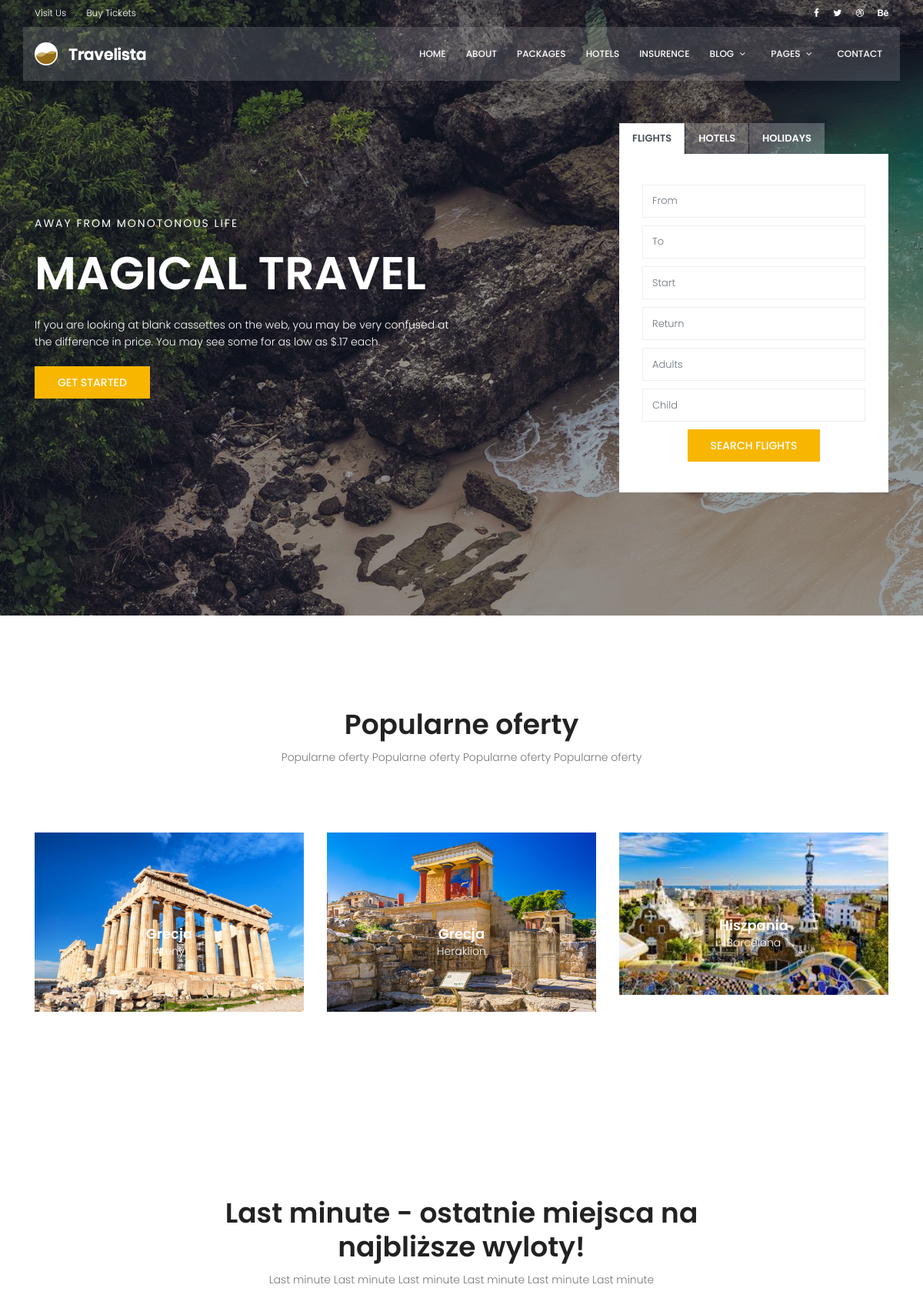
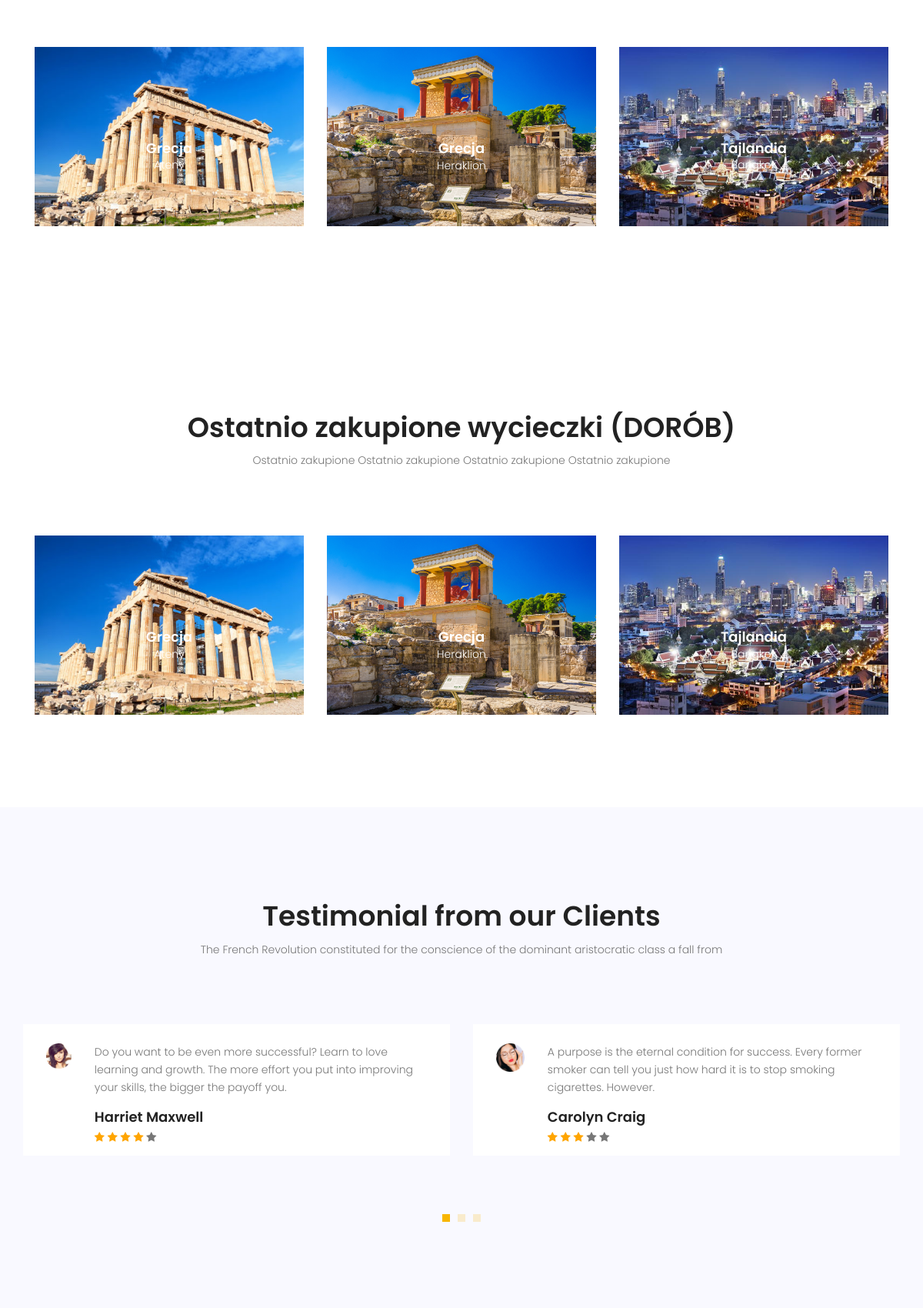
The page / (upper part) on the database its author committed (2 pictures, top to bottom).
### core/models.py (models this page shows, shortened)
class Trip(models.Model):
    departure_city = models.ForeignKey(City, on_delete=models.CASCADE, related_name='departure_city_trips')
    departure_airport = models.ForeignKey(Airport, on_delete=models.CASCADE, related_name='departure_airport_trips')
    arrival_city = models.ForeignKey(City, on_delete=models.CASCADE, related_name='arrival_city_trips')
    arrival_hotel = models.ForeignKey(Hotel, on_delete=models.CASCADE, related_name='arrival_hotel_trips')
    arrival_airport = models.ForeignKey(Airport, on_delete=models.CASCADE, related_name='arrival_airport_trips')
    departure_date = models.DateTimeField()
    arrival_date = models.DateTimeField()
    return_date = models.DateTimeField()
    catering_option = models.CharField(choices=CATERING_OPTIONS, max_length=20)
    price_for_adult = models.DecimalField(decimal_places=2, max_digits=6)
    price_for_child = models.DecimalField(decimal_places=2, max_digits=6)
    promoted = models.BooleanField(default=False)
    adults_number = models.IntegerField(default=0)
    kids_number = models.IntegerField(default=0)

class City(models.Model):
    name = models.CharField(max_length=100)
    country = models.ForeignKey(Country, on_delete=models.CASCADE, related_name='cities')
    city_image = models.FileField(upload_to=get_city_image_path, null=True)
    class Meta:
        ordering = ['name']
    def __str__(self):
        return self.name

class Country(models.Model):
    name = models.CharField(max_length=50)
    continent = models.ForeignKey(Continent, on_delete=models.CASCADE, related_name='countries')
    class Meta:
        ordering = ['name']
    def __str__(self):
        return self.name

### core/views.py (the view)
# urls.py: path('', TripListView.as_view(), name='trip_list'),
class TripListView(ListView):
    model = Trip
    template_name = 'core/index.html'
    def get_context_data(self, *, object_list=None, **kwargs):
        context = super().get_context_data()
        context['promoted_trips'] = Trip.objects.filter(promoted=True)
        context['last_minute_trips'] = Trip.objects.filter(departure_date__lt=now() + datetime.timedelta(30))
        return context

### core/templates/core/index.html (shortened to what this page needs)
{% load static %}
	<!DOCTYPE html>
	<html lang="zxx" class="no-js">
	<head>
			<link rel="stylesheet" href="{% static 'css/linearicons.css' %}">
			<link rel="stylesheet" href="{% static 'css/font-awesome.min.css' %}">
			<link rel="stylesheet" href="{% static 'css/bootstrap.css' %}">
			<link rel="stylesheet" href="{% static 'css/magnific-popup.css' %}">
			<link rel="stylesheet" href="{% static 'css/jquery-ui.css' %}">
			<link rel="stylesheet" href="{% static 'css/nice-select.css' %}">
			<link rel="stylesheet" href="{% static 'css/animate.min.css' %}">
			<link rel="stylesheet" href="{% static 'css/owl.carousel.css' %}">
			<link rel="stylesheet" href="{% static 'css/main.css' %}">
		</head>
		<body>
			<header id="header">
				<div class="header-top">
					<div class="container">
			  		<div class="row align-items-center">
			  			<div class="col-lg-6 col-sm-6 col-6 header-top-left">
			  				<ul>
			  					<li><a href="#">Visit Us</a></li>
			  					<li><a href="#">Buy Tickets</a></li>
			  				</ul>
			  			</div>
			  			<div class="col-lg-6 col-sm-6 col-6 header-top-right">
							<div class="header-social">
								<a href="#"><i class="fa fa-facebook"></i></a>
								<a href="#"><i class="fa fa-twitter"></i></a>
								<a href="#"><i class="fa fa-dribbble"></i></a>
								<a href="#"><i class="fa fa-behance"></i></a>
							</div>
			  			</div>
			  		</div>
					</div>
				</div>
				<div class="container main-menu">
					<div class="row align-items-center justify-content-between d-flex">
				      <div id="logo">
				        <a href="{% url 'trip_list' %}"><img src="{% static 'img/logo.png' %}" alt="" title="" /></a>
				      </div>
				      <nav id="nav-menu-container">
				        <ul class="nav-menu">
				          <li><a href="{% url 'trip_list' %}">Home</a></li>
				          <li><a href="about.html">About</a></li>
				          <li><a href="packages.html">Packages</a></li>
				          <li><a href="hotels.html">Hotels</a></li>
				          <li><a href="insurance.html">Insurence</a></li>
				          <li class="menu-has-children"><a href="">Blog</a>
				          </li>
				          <li class="menu-has-children"><a href="">Pages</a>
				          </li>
				          <li><a href="contact.html">Contact</a></li>
				        </ul>
				      </nav>
					</div>
				</div>
			</header>
			<section class="banner-area relative">
				<div class="overlay overlay-bg"></div>
				<div class="container">
					<div class="row fullscreen align-items-center justify-content-between">
						<div class="col-lg-6 col-md-6 banner-left">
							<h6 class="text-white">Away from monotonous life</h6>
							<h1 class="text-white">Magical Travel</h1>
							<p class="text-white">
								If you are looking at blank cassettes on the web, you may be very confused at the difference in price. You may see some for as low as $.17 each.
							</p>
							<a href="#" class="primary-btn text-uppercase">Get Started</a>
						</div>
						<div class="col-lg-4 col-md-6 banner-right">
							<ul class="nav nav-tabs" id="myTab" role="tablist">
							  <li class="nav-item">
							    <a class="nav-link active" id="flight-tab" data-toggle="tab" href="#flight" role="tab" aria-controls="flight" aria-selected="true">Flights</a>
							  </li>
							  <li class="nav-item">
							    <a class="nav-link" id="hotel-tab" data-toggle="tab" href="#hotel" role="tab" aria-controls="hotel" aria-selected="false">Hotels</a>
							  </li>
							  <li class="nav-item">
							    <a class="nav-link" id="holiday-tab" data-toggle="tab" href="#holiday" role="tab" aria-controls="holiday" aria-selected="false">Holidays</a>
							  </li>
							</ul>
							<div class="tab-content" id="myTabContent">
							  <div class="tab-pane fade show active" id="flight" role="tabpanel" aria-labelledby="flight-tab">
								<form class="form-wrap">
									<input type="text" class="form-control" name="name" placeholder="From " onfocus="this.placeholder = ''" onblur="this.placeholder = 'From '">
									<input type="text" class="form-control" name="to" placeholder="To " onfocus="this.placeholder = ''" onblur="this.placeholder = 'To '">
									<input type="text" class="form-control date-picker" name="start" placeholder="Start " onfocus="this.placeholder = ''" onblur="this.placeholder = 'Start '">
									<input type="text" class="form-control date-picker" name="return" placeholder="Return " onfocus="this.placeholder = ''" onblur="this.placeholder = 'Return '">
									<input type="number" min="1" max="20" class="form-control" name="adults" placeholder="Adults " onfocus="this.placeholder = ''" onblur="this.placeholder = 'Adults '">
									<input type="number" min="1" max="20" class="form-control" name="child" placeholder="Child " onfocus="this.placeholder = ''" onblur="this.placeholder = 'Child '">
									<a href="#" class="primary-btn text-uppercase">Search flights</a>
								</form>
							  </div>
							</div>
						</div>
					</div>
				</div>
			</section>
			<section class="popular-destination-area section-gap">
				<div class="container">
		            <div class="row d-flex justify-content-center">
		                <div class="menu-content pb-70 col-lg-8">
		                    <div class="title text-center">
		                        <h1 class="mb-10">Popularne oferty</h1>
		                        <p>Popularne oferty Popularne oferty Popularne oferty Popularne oferty</p>
		                    </div>
		                </div>
		            </div>
					<div class="row">
						{% for trip in promoted_trips %}
						<div class="col-lg-4">
							<div class="single-destination relative">
								<div class="thumb relative">
									<img class="img-fluid" src="{{ trip.arrival_city.city_image }}" alt="">
								</div>
								<div class="desc">
									<h4>{{ trip.arrival_city.country }}</h4>
									<p>{{ trip.arrival_city }}</p>
								</div>
							</div>
						</div>
						{% endfor %}
					</div>
				</div>
			</section>
			<section class="popular-destination-area section-gap">
				<div class="container">
		            <div class="row d-flex justify-content-center">
		                <div class="menu-content pb-70 col-lg-8">
		                    <div class="title text-center">
		                        <h1 class="mb-10">Last minute - ostatnie miejsca na najbliższe wyloty! </h1>
		                        <p>Last minute Last minute Last minute Last minute Last minute Last minute </p>
		                    </div>
		                </div>
		            </div>
					<div class="row">
						{% for trip in last_minute_trips %}
						<div class="col-lg-4">
							<div class="single-destination relative">
								<div class="thumb relative">
									<img class="img-fluid" src="{{ trip.arrival_city.city_image }}" alt="">
								</div>
								<div class="desc">
									<h4>{{ trip.arrival_city.country}}</h4>
									<p>{{ trip.arrival_city }}</p>
								</div>
							</div>
						</div>
						{% endfor %}
					</div>
				</div>
			</section>
			<section class="popular-destination-area section-gap">
				<div class="container">
		            <div class="row d-flex justify-content-center">
		                <div class="menu-content pb-70 col-lg-8">
		                    <div class="title text-center">
		                        <h1 class="mb-10">Ostatnio zakupione wycieczki (DORÓB)</h1>
		                        <p>Ostatnio zakupione Ostatnio zakupione Ostatnio zakupione Ostatnio zakupione </p>
		                    </div>
		                </div>
		            </div>
					<div class="row">
						{% for trip in last_minute_trips %}
						<div class="col-lg-4">
							<div class="single-destination relative">
								<div class="thumb relative">
									<img class="img-fluid" src="{{ trip.arrival_city.city_image }}" alt="">
								</div>
								<div class="desc">
									<h4>{{ trip.arrival_city.country}}</h4>
									<p>{{ trip.arrival_city }}</p>
								</div>
							</div>
						</div>
						{% endfor %}
					</div>
				</div>
			</section>
		    <section class="testimonial-area section-gap">
		        <div class="container">
		            <div class="row d-flex justify-content-center">
		                <div class="menu-content pb-70 col-lg-8">
		                    <div class="title text-center">
		                        <h1 class="mb-10">Testimonial from our Clients</h1>
		                        <p>The French Revolution constituted for the conscience of the dominant aristocratic class a fall from </p>
		                    </div>
		                </div>
		            </div>
		            <div class="row">
		                <div class="active-testimonial">
		                    <div class="single-testimonial item d-flex flex-row">
		                        <div class="thumb">
		                            <img class="img-fluid" src="{% static 'img/elements/user1.png' %}" alt="">
		                        </div>
		                        <div class="desc">
		                            <p>
		                                Do you want to be even more successful? Learn to love learning and growth. The more effort you put into improving your skills, the bigger the payoff you.
		                            </p>
		                            <h4>Harriet Maxwell</h4>
	                            	<div class="star">
										<span class="fa fa-star checked"></span>
										<span class="fa fa-star checked"></span>
										<span class="fa fa-star checked"></span>
										<span class="fa fa-star checked"></span>
										<span class="fa fa-star"></span>
									</div>
		                        </div>
		                    </div>
		                    <div class="single-testimonial item d-flex flex-row">
		                        <div class="thumb">
		                            <img class="img-fluid" src="{% static 'img/elements/user2.png' %}" alt="">
		                        </div>
		                        <div class="desc">
		                            <p>
		                                A purpose is the eternal condition for success. Every former smoker can tell you just how hard it is to stop smoking cigarettes. However.
		                            </p>
		                            <h4>Carolyn Craig</h4>
	                           		<div class="star">
										<span class="fa fa-star checked"></span>
										<span class="fa fa-star checked"></span>
										<span class="fa fa-star checked"></span>
										<span class="fa fa-star"></span>
										<span class="fa fa-star"></span>
									</div>
		                        </div>
		                    </div>
		                </div>
		            </div>
		        </div>
		    </section>
		</body>
	</html>

### rows shown on the page
Trip: arrival_city.city_image (picture), arrival_city.country "Grecja", arrival_city "Ateny"
Trip: arrival_city.city_image (picture), arrival_city.country "Grecja", arrival_city "Heraklion"
Trip: arrival_city.city_image (picture), arrival_city.country "Hiszpania", arrival_city "Barcelona"
Trip: arrival_city.city_image (picture), arrival_city.country "Tajlandia", arrival_city "Bangkok"
